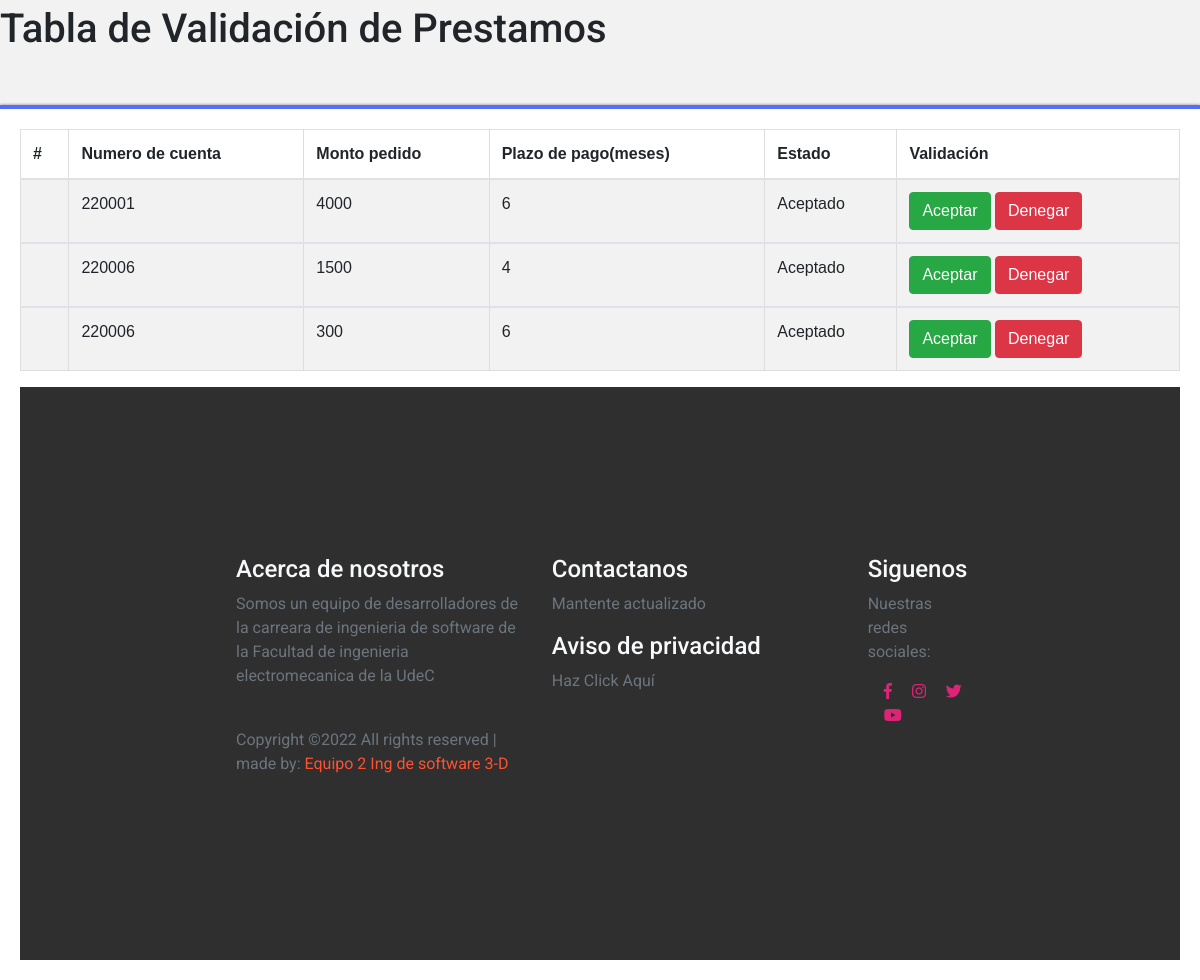
Page /vistas/adminUser.view.php (lower part) on the earlier database version.
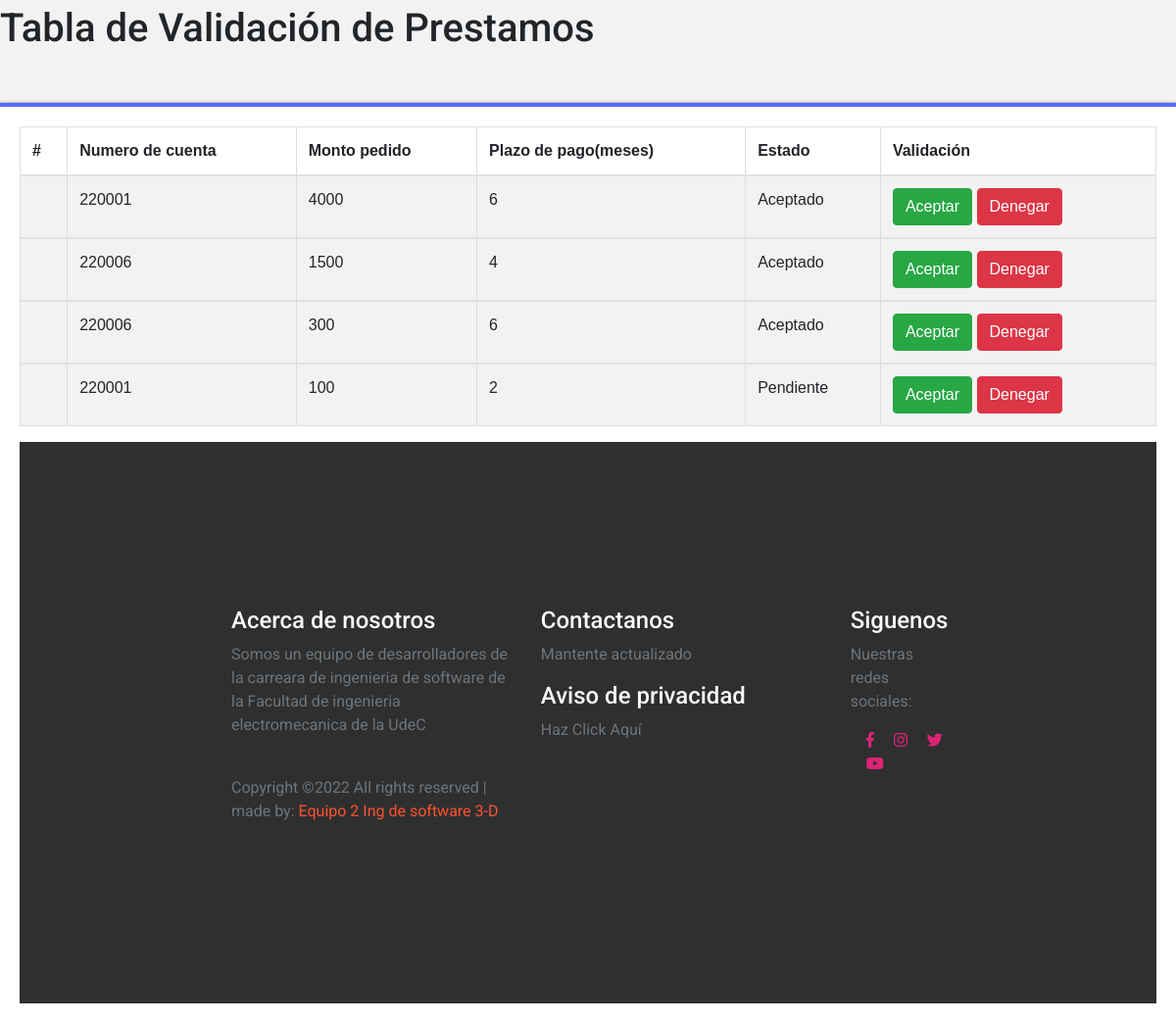
Same page on the later database version.
### tables this page shows
CREATE TABLE `prestamos` (
  `id` int NOT NULL AUTO_INCREMENT,
  `NoCli` int NOT NULL,
  `dinero` int NOT NULL,
  `meses` int NOT NULL,
  `status` varchar(50) NOT NULL,
  PRIMARY KEY (`id`)
);

### vistas/adminUser.view.php (the view, shortened to what this page needs)
<!DOCTYPE html>
<html lang="en">
<head>
  <link rel="stylesheet" href="https://stackpath.bootstrapcdn.com/bootstrap/4.3.1/css/bootstrap.min.css"
 />
  <link rel="stylesheet" href="https://use.fontawesome.com/releases/v5.7.2/css/all.css"
>
  <link rel="stylesheet" href="https://cdn.jsdelivr.net/npm/bootstrap-icons@1.9.1/font/bootstrap-icons.css">
  <link rel="stylesheet" href="./Style.css" />
  <link rel="stylesheet" href="./mobile-style.css">
</head>
<body>
<?php
$conexion=mysqli_connect('localhost','root','','unibank');
?>
  <h1>Tabla de Validación de Prestamos</h1><br>
  <form method="POST" action="./amortizacion/respuestasPrestamos/aceptar.php">
  <table class="table table-striped table-hover">
  <thead>
    <tr>
      <th scope="col">#</th>
      <th scope="col">Numero de cuenta</th>
      <th scope="col">Monto pedido</th>
      <th scope="col">Plazo de pago(meses)</th>
      <th scope="col">Estado</th>
      <th scope="ccol">Validación</th>
    </tr>
  </thead>
  <?php
  $sql="SELECT * FROM prestamos ";
  $result=mysqli_query($conexion,$sql);
  while($mostrar=mysqli_fetch_array($result)){
  ?>
  <tbody>
    <tr>
      <th scope="row"></th>
      <td><?php echo $mostrar['NoCli'] ?></td>
      <td><?php echo $mostrar['dinero'] ?></td>
      <td><?php echo $mostrar['meses'] ?></td>
      <td><?php echo $mostrar['status'] ?></td>
      <td><a class="btn btn-success" href="./amortizacion/respuestasPrestamos/aceptar.php?id=<?=$mostrar['id']?>" role="button">Aceptar</a>
      <a class="btn btn-danger" href="./amortizacion/respuestasPrestamos/denegar.php?id=<?=$mostrar['id']?>" role="button">Denegar</a></td>
    </tr>
  <?php
  }
  ?>
  </table>
<?php
require './vistas/footer.php';
?>
</body>
</html>

Differences in the rows shown:
added prestamos: NoCli "220001", dinero "100", meses "2", status "Pendiente"
